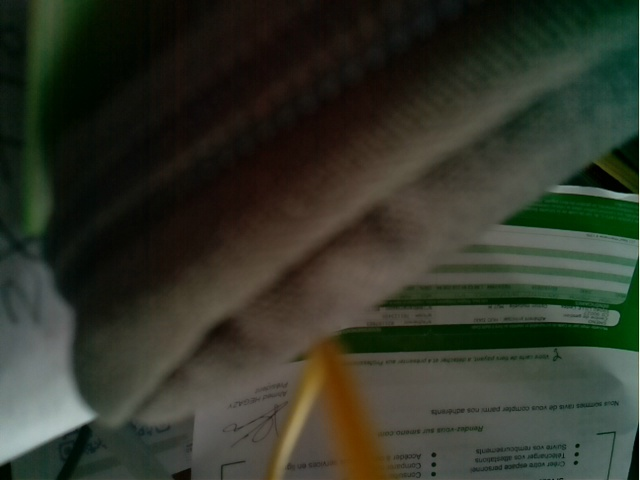
#> input picture TraitementDImage/Couvervegetal.jpg, 640 x 480 px, found by its file name
$ python Local_traite.py
#> lines starting #> are read from the running program, lines starting #| are printed output that depends on the picture; after the words box and inside, x2 and y2 are one past the last pixel; in counts of white or black regions, pixels touching at a corner belong together
#!/usr/bin/env python
# -*- coding: utf-8 -*-
from __future__ import division
import cv2
import numpy as np
#import matplotlib.pyplot as plt
from PIL import Image
import sys
import datetime
from time import sleep
import MySQLdb

src = cv2.imread('/home/pi/projetdronetech/TraitementDImage/Couvervegetal.jpg')
#> src is the input picture: shape (480, 640, 3); mean B, G, R 41.8, 53.7, 49.8
#print (ret)
#cv2.imwrite("./photo.png", src)
#cv2.imshow('src', src)
cv2.imwrite('Couvervegetal.jpg', src)

fsrc = np.array(src, dtype=np.float32) / 255.0
(b,g,r) = cv2.split(fsrc)
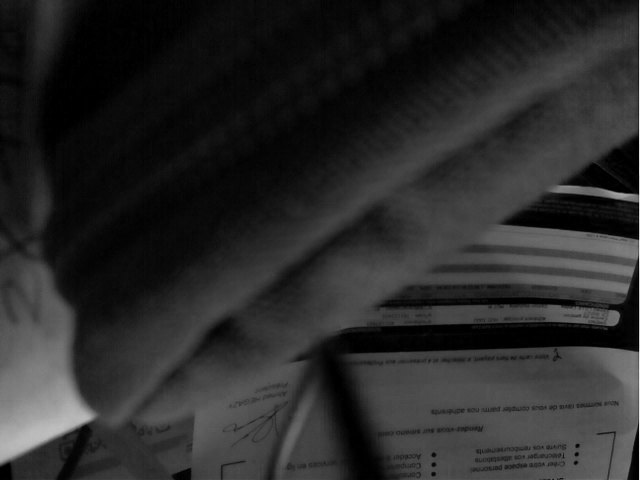
#> b: shape (480, 640) float32; min 0, max 0.925, mean 0.164
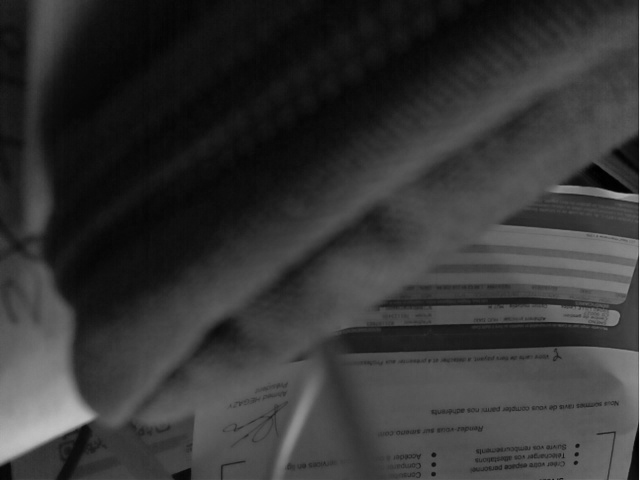
#> g: shape (480, 640) float32; min 0, max 1, mean 0.211
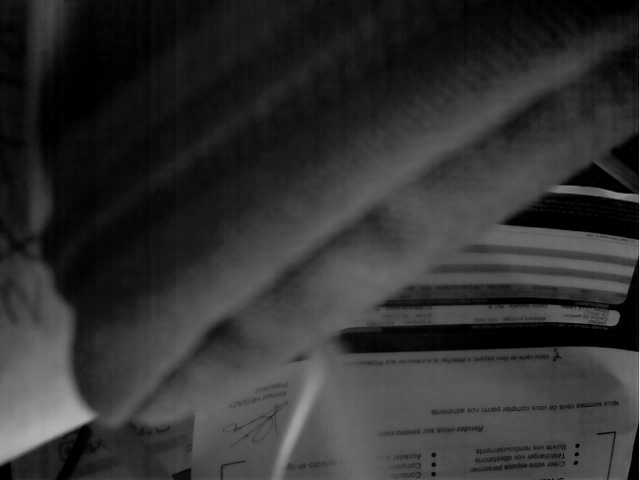
#> r: shape (480, 640) float32; min 0, max 0.941, mean 0.195
gray = 2 * g - b - r
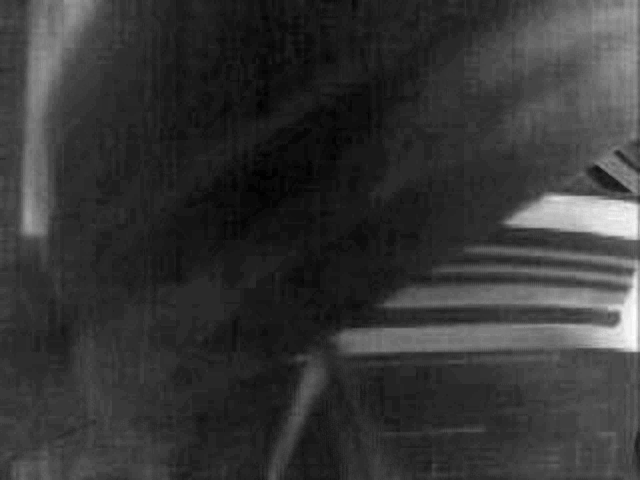
#> gray: shape (480, 640) float32; min -0.0627, max 0.525, mean 0.0622; drawn with min black and max white

(minVal, maxVal, minLoc, maxLoc) = cv2.minMaxLoc(gray)
#> minVal = -0.0627; maxVal = 0.525; minLoc = (334, 158); maxLoc = (633, 316)

gray_u8 = np.array((gray - minVal) / (maxVal - minVal) * 255, dtype=np.uint8)
(thresh, bin_img) = cv2.threshold(gray_u8, -1.0, 255, cv2.THRESH_OTSU)
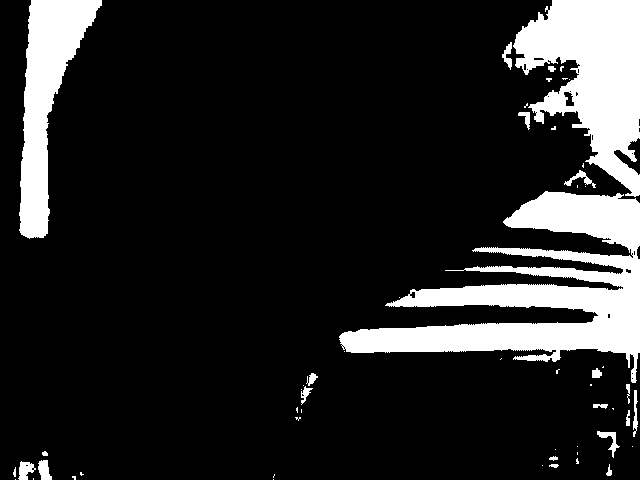
#> bin_img: shape (480, 640); 15.2% white; 55 white regions (33 under 20 px), largest, box (x1, y1, x2, y2) and area: (339, 191, 640, 383) 21806, (513, 0, 640, 197) 14321, (19, 0, 102, 239) 8615
#> thresh = 81
# [10 lines of commented-out code are left out]
blur = cv2.GaussianBlur(bin_img,(5,5),0)
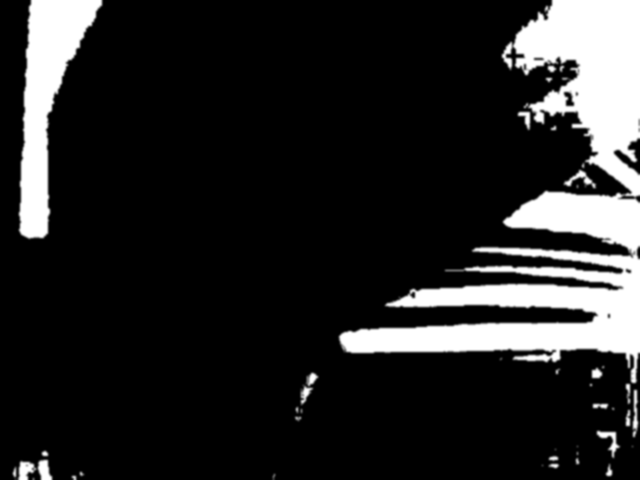
#> blur: shape (480, 640); min 0, max 255, mean 38.7
ret3,th3 = cv2.threshold(blur,0,255,cv2.THRESH_BINARY+cv2.THRESH_OTSU)
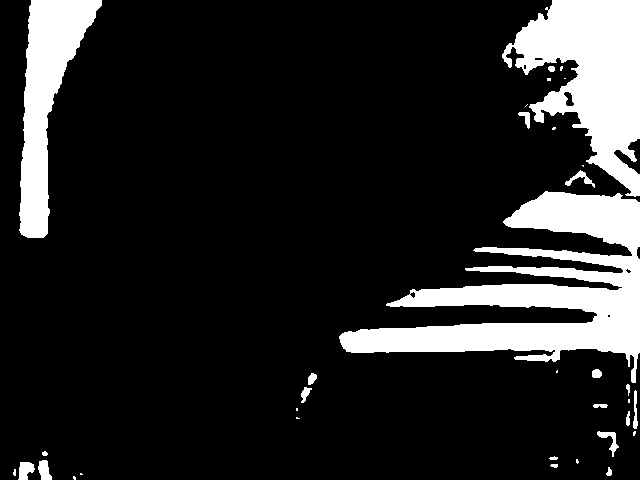
#> th3: shape (480, 640); 15.2% white; 35 white regions (15 under 20 px), largest, box (x1, y1, x2, y2) and area: (339, 191, 640, 383) 21938, (502, 0, 640, 197) 14533, (19, 0, 102, 238) 8629
#> ret3 = 123
#cv2.imshow('image', th3)
cv2.imwrite('Couvervegetal_bin.jpg', th3)

  # a = cv2.waitKey(0)
  # print a
area = 0

height, width = th3.shape
#> height = 480; width = 640
for i in range(height):
	for j in range(width):
		if th3[i, j] == 255:
			area += 1
#> after the loop, area = 46714

#print(height*width)

#print(np.round(area/(height*width),3))

print('Couverture végétale:', np.round(area/(height*width)*100, 3),'%')
#| Couverture végétale: 15.206 %

m = np.round(area/(height*width)*100, 3)
#> m = 15.21

#print('Couverture végétale:', area/(height*width)*100,'%')

#> (the run stopped early here; a loop or call above may not have finished)
